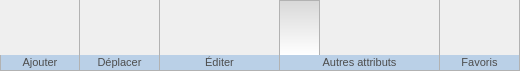
    <widget class="QWidget" name="actionbar" native="true">
     <property name="minimumSize">
      <size>
       <width>0</width>
       <height>71</height>
      </size>
     </property>
     <property name="maximumSize">
      <size>
       <width>16777215</width>
       <height>71</height>
      </size>
     </property>
     <property name="styleSheet">
      <string notr="true">QWidget#actionbar { border:1px solid #B2B2B2}</string>
     </property>
     <layout class="QGridLayout" name="gridLayout_2">
      <property name="leftMargin">
       <number>0</number>
      </property>
      <property name="topMargin">
       <number>0</number>
      </property>
      <property name="rightMargin">
       <number>0</number>
      </property>
      <property name="bottomMargin">
       <number>0</number>
      </property>
      <property name="spacing">
       <number>0</number>
      </property>
      <item row="0" column="4">
       <widget class="QPushButton" name="order_up">
        <property name="enabled">
         <bool>true</bool>
        </property>
        <property name="sizePolicy">
         <sizepolicy hsizetype="Minimum" vsizetype="Minimum">
          <horstretch>0</horstretch>
          <verstretch>0</verstretch>
         </sizepolicy>
        </property>
        <property name="minimumSize">
         <size>
          <width>40</width>
          <height>0</height>
         </size>
        </property>
        <property name="toolTip">
         <string>Monter</string>
        </property>
        <property name="styleSheet">
         <string notr="true">QPushButton{border: 0px solid #B2B2B2; padding-top: 1px; padding-right: 1px; }
QPushButton:hover{border-top-width: 1px; border-right-width: 1px; padding: 0px; background-color: qlineargradient(spread:pad, x1:0, y1:0, x2:0, y2:1, stop:0 #BAD0E7, stop:1 #FFFFFF); }
QPushButton:pressed{border-top-width: 1px; border-right-width: 1px; padding: 0px; background-color: qlineargradient(spread:pad, x1:0, y1:0, x2:0, y2:1, stop:0 #FFFFFF, stop:1 #8FADCC); }</string>
        </property>
        <property name="icon">
         <iconset resource="../icones/icons.qrc">
          <normaloff>:/Images/move_up.svg</normaloff>:/Images/move_up.svg</iconset>
        </property>
        <property name="iconSize">
         <size>
          <width>24</width>
          <height>24</height>
         </size>
        </property>
        <property name="shortcut">
         <string notr="true">Ctrl+Up</string>
        </property>
        <property name="flat">
         <bool>true</bool>
        </property>
       </widget>
      </item>
      <item row="1" column="11" colspan="7">
       <widget class="QLabel" name="order_others_title">
        <property name="sizePolicy">
         <sizepolicy hsizetype="Minimum" vsizetype="Minimum">
          <horstretch>0</horstretch>
          <verstretch>0</verstretch>
         </sizepolicy>
        </property>
        <property name="minimumSize">
         <size>
          <width>0</width>
          <height>16</height>
         </size>
        </property>
        <property name="maximumSize">
         <size>
          <width>16777215</width>
          <height>16</height>
         </size>
        </property>
        <property name="font">
         <font>
          <family>Segoe UI</family>
          <pointsize>8</pointsize>
         </font>
        </property>
        <property name="styleSheet">
         <string notr="true">QLabel{color: #4D4D4D; border:1px solid #B2B2B2; border-top: 0px; border-left: 0px; background: #BAD0E7; padding-left: 5px; padding-right: 5px; }</string>
        </property>
        <property name="text">
         <string>Autres attributs</string>
        </property>
        <property name="alignment">
         <set>Qt::AlignCenter</set>
        </property>
       </widget>
      </item>
      <item row="0" column="15">
       <widget class="QPushButton" name="order_91">
        <property name="sizePolicy">
         <sizepolicy hsizetype="Minimum" vsizetype="Minimum">
          <horstretch>0</horstretch>
          <verstretch>0</verstretch>
         </sizepolicy>
        </property>
        <property name="minimumSize">
         <size>
          <width>40</width>
          <height>0</height>
         </size>
        </property>
        <property name="toolTip">
         <string>Par numéro décroissant</string>
        </property>
        <property name="styleSheet">
         <string notr="true">QPushButton{border: 0px solid #B2B2B2; padding-right: 1px; padding-top: 1px; padding-left: 1px; }
QPushButton:checked{border-top-width: 1px; border-right-width: 1px; border-left-width: 1px; padding: 0px; background-color: qlineargradient(spread:pad, x1:0, y1:0, x2:0, y2:1, stop:0 #D8D8D8, stop:1 #FFFFFF); }
QPushButton:hover{border-top-width: 1px; border-right-width: 1px; border-left-width: 1px; padding: 0px; background-color: qlineargradient(spread:pad, x1:0, y1:0, x2:0, y2:1, stop:0 #BAD0E7, stop:1 #FFFFFF); }</string>
        </property>
        <property name="text">
         <string/>
        </property>
        <property name="icon">
         <iconset resource="../icones/icons.qrc">
          <normaloff>:/Images/91.png</normaloff>:/Images/91.png</iconset>
        </property>
        <property name="iconSize">
         <size>
          <width>24</width>
          <height>24</height>
         </size>
        </property>
        <property name="checkable">
         <bool>true</bool>
        </property>
        <property name="flat">
         <bool>true</bool>
        </property>
        <attribute name="buttonGroup">
         <string notr="true">buttonGroup</string>
        </attribute>
       </widget>
      </item>
      <item row="0" column="17">
       <widget class="QPushButton" name="order_za">
        <property name="sizePolicy">
         <sizepolicy hsizetype="Minimum" vsizetype="Minimum">
          <horstretch>0</horstretch>
          <verstretch>0</verstretch>
         </sizepolicy>
        </property>
        <property name="minimumSize">
         <size>
          <width>40</width>
          <height>0</height>
         </size>
        </property>
        <property name="toolTip">
         <string>Par nom décroissant</string>
        </property>
        <property name="styleSheet">
         <string notr="true">QPushButton{border: 0px solid #B2B2B2; border-right-width: 1px; padding-top: 1px; padding-left: 1px; }
QPushButton:checked{border-top-width: 1px; border-left-width: 1px; padding: 0px; background-color: qlineargradient(spread:pad, x1:0, y1:0, x2:0, y2:1, stop:0 #D8D8D8, stop:1 #FFFFFF); }
QPushButton:hover{border-top-width: 1px; border-left-width: 1px; padding: 0px; background-color: qlineargradient(spread:pad, x1:0, y1:0, x2:0, y2:1, stop:0 #BAD0E7, stop:1 #FFFFFF); }</string>
        </property>
        <property name="text">
         <string/>
        </property>
        <property name="icon">
         <iconset resource="../icones/icons.qrc">
          <normaloff>:/Images/za.png</normaloff>:/Images/za.png</iconset>
        </property>
        <property name="iconSize">
         <size>
          <width>24</width>
          <height>24</height>
         </size>
        </property>
        <property name="checkable">
         <bool>true</bool>
        </property>
        <property name="flat">
         <bool>true</bool>
        </property>
        <attribute name="buttonGroup">
         <string notr="true">buttonGroup</string>
        </attribute>
       </widget>
      </item>
      <item row="1" column="20" colspan="2">
       <widget class="QWidget" name="end_title" native="true">
        <property name="styleSheet">
         <string notr="true">QWidget#end_title{color: #4D4D4D; border:1px solid #B2B2B2; border-top: 0px; border-left: 0px; background: #BAD0E7; padding-left: 5px; padding-right: 5px; }</string>
        </property>
       </widget>
      </item>
      <item row="0" column="19">
       <widget class="QPushButton" name="order_export">
        <property name="enabled">
         <bool>false</bool>
        </property>
        <property name="sizePolicy">
         <sizepolicy hsizetype="Minimum" vsizetype="Minimum">
          <horstretch>0</horstretch>
          <verstretch>0</verstretch>
         </sizepolicy>
        </property>
        <property name="minimumSize">
         <size>
          <width>40</width>
          <height>0</height>
         </size>
        </property>
        <property name="toolTip">
         <string>Enregistrer favoris</string>
        </property>
        <property name="styleSheet">
         <string notr="true">QPushButton{border: 0px solid #B2B2B2; border-right-width: 1px; padding-top: 1px; padding-left: 1px; }
QPushButton:hover{border-top-width: 1px; border-left-width: 1px; padding: 0px; background-color: qlineargradient(spread:pad, x1:0, y1:0, x2:0, y2:1, stop:0 #BAD0E7, stop:1 #FFFFFF); }
QPushButton:pressed{border-top-width: 1px; border-left-width: 1px; padding: 0px; background-color: qlineargradient(spread:pad, x1:0, y1:0, x2:0, y2:1, stop:0 #FFFFFF, stop:1 #8FADCC); }</string>
        </property>
        <property name="text">
         <string/>
        </property>
        <property name="icon">
         <iconset resource="../icones/icons.qrc">
          <normaloff>:/Images/favorite_save.svg</normaloff>:/Images/favorite_save.svg</iconset>
        </property>
        <property name="iconSize">
         <size>
          <width>24</width>
          <height>24</height>
         </size>
        </property>
        <property name="flat">
         <bool>true</bool>
        </property>
       </widget>
      </item>
      <item row="1" column="18" colspan="2">
       <widget class="QLabel" name="order_fav_title">
        <property name="sizePolicy">
         <sizepolicy hsizetype="Minimum" vsizetype="Minimum">
          <horstretch>0</horstretch>
          <verstretch>0</verstretch>
         </sizepolicy>
        </property>
        <property name="minimumSize">
         <size>
          <width>0</width>
          <height>16</height>
         </size>
        </property>
        <property name="maximumSize">
         <size>
          <width>16777215</width>
          <height>16</height>
         </size>
        </property>
        <property name="font">
         <font>
          <family>Segoe UI</family>
          <pointsize>8</pointsize>
         </font>
        </property>
        <property name="styleSheet">
         <string notr="true">QLabel{color: #4D4D4D; border:1px solid #B2B2B2; border-top: 0px; border-left: 0px; background: #BAD0E7; padding-left: 5px; padding-right: 5px; }</string>
        </property>
        <property name="text">
         <string>Favoris</string>
        </property>
        <property name="alignment">
         <set>Qt::AlignCenter</set>
        </property>
       </widget>
      </item>
      <item row="0" column="21">
       <spacer name="horizontalSpacer">
        <property name="orientation">
         <enum>Qt::Horizontal</enum>
        </property>
        <property name="sizeHint" stdset="0">
         <size>
          <width>0</width>
          <height>20</height>
         </size>
        </property>
       </spacer>
      </item>
      <item row="0" column="2">
       <widget class="QPushButton" name="order_add">
        <property name="sizePolicy">
         <sizepolicy hsizetype="Minimum" vsizetype="Minimum">
          <horstretch>0</horstretch>
          <verstretch>0</verstretch>
         </sizepolicy>
        </property>
        <property name="minimumSize">
         <size>
          <width>40</width>
          <height>0</height>
         </size>
        </property>
        <property name="toolTip">
         <string>Ajouter attribut</string>
        </property>
        <property name="styleSheet">
         <string notr="true">QPushButton{border: 0px solid #B2B2B2; padding-top: 1px; padding-right: 1px; padding-left: 1px; }
QPushButton:hover{border-top-width: 1px; border-right-width: 1px; border-left-width: 1px; padding: 0px; background-color: qlineargradient(spread:pad, x1:0, y1:0, x2:0, y2:1, stop:0 #BAD0E7, stop:1 #FFFFFF); }
QPushButton:pressed{border-top-width: 1px; border-right-width: 1px; border-left-width: 1px; padding: 0px; background-color: qlineargradient(spread:pad, x1:0, y1:0, x2:0, y2:1, stop:0 #FFFFFF, stop:1 #8FADCC); }</string>
        </property>
        <property name="text">
         <string/>
        </property>
        <property name="icon">
         <iconset resource="../icones/icons.qrc">
          <normaloff>:/Images/attribute_add.png</normaloff>:/Images/attribute_add.png</iconset>
        </property>
        <property name="iconSize">
         <size>
          <width>24</width>
          <height>24</height>
         </size>
        </property>
        <property name="flat">
         <bool>true</bool>
        </property>
       </widget>
      </item>
      <item row="0" column="6">
       <widget class="QPushButton" name="order_del">
        <property name="sizePolicy">
         <sizepolicy hsizetype="Minimum" vsizetype="Minimum">
          <horstretch>0</horstretch>
          <verstretch>0</verstretch>
         </sizepolicy>
        </property>
        <property name="minimumSize">
         <size>
          <width>40</width>
          <height>0</height>
         </size>
        </property>
        <property name="toolTip">
         <string>Supprimer</string>
        </property>
        <property name="styleSheet">
         <string notr="true">QPushButton{border: 0px solid #B2B2B2; padding-top: 1px; padding-right: 1px; }
QPushButton:hover{border-top-width: 1px; border-right-width: 1px; padding: 0px; background-color: qlineargradient(spread:pad, x1:0, y1:0, x2:0, y2:1, stop:0 #BAD0E7, stop:1 #FFFFFF); }
QPushButton:pressed{border-top-width: 1px; border-right-width: 1px; padding: 0px; background-color: qlineargradient(spread:pad, x1:0, y1:0, x2:0, y2:1, stop:0 #FFFFFF, stop:1 #8FADCC); }</string>
        </property>
        <property name="text">
         <string/>
        </property>
        <property name="icon">
         <iconset resource="../icones/icons.qrc">
          <normaloff>:/Images/delete.svg</normaloff>:/Images/delete.svg</iconset>
        </property>
        <property name="iconSize">
         <size>
          <width>24</width>
          <height>24</height>
         </size>
        </property>
        <property name="shortcut">
         <string notr="true">Del</string>
        </property>
        <property name="flat">
         <bool>true</bool>
        </property>
       </widget>
      </item>
      <item row="0" column="18">
       <widget class="QPushButton" name="order_import">
        <property name="sizePolicy">
         <sizepolicy hsizetype="Minimum" vsizetype="Minimum">
          <horstretch>0</horstretch>
          <verstretch>0</verstretch>
         </sizepolicy>
        </property>
        <property name="minimumSize">
         <size>
          <width>40</width>
          <height>0</height>
         </size>
        </property>
        <property name="toolTip">
         <string>Charger favoris</string>
        </property>
        <property name="styleSheet">
         <string notr="true">QPushButton{border: 0px solid #B2B2B2; padding-top: 1px; padding-right: 1px; }
QPushButton:hover{border-top-width: 1px; border-right-width: 1px; padding: 0px; background-color: qlineargradient(spread:pad, x1:0, y1:0, x2:0, y2:1, stop:0 #BAD0E7, stop:1 #FFFFFF); }
QPushButton:pressed{border-top-width: 1px; border-right-width: 1px; padding: 0px; background-color: qlineargradient(spread:pad, x1:0, y1:0, x2:0, y2:1, stop:0 #FFFFFF, stop:1 #8FADCC); }</string>
        </property>
        <property name="text">
         <string/>
        </property>
        <property name="icon">
         <iconset resource="../icones/icons.qrc">
          <normaloff>:/Images/favorite_open.svg</normaloff>:/Images/favorite_open.svg</iconset>
        </property>
        <property name="iconSize">
         <size>
          <width>22</width>
          <height>22</height>
         </size>
        </property>
        <property name="flat">
         <bool>true</bool>
        </property>
       </widget>
      </item>
      <item row="0" column="8">
       <widget class="QPushButton" name="order_paste">
        <property name="enabled">
         <bool>true</bool>
        </property>
        <property name="sizePolicy">
         <sizepolicy hsizetype="Minimum" vsizetype="Minimum">
          <horstretch>0</horstretch>
          <verstretch>0</verstretch>
         </sizepolicy>
        </property>
        <property name="minimumSize">
         <size>
          <width>40</width>
          <height>0</height>
         </size>
        </property>
        <property name="toolTip">
         <string>Coller</string>
        </property>
        <property name="styleSheet">
         <string notr="true">QPushButton{border: 0px solid #B2B2B2; border-right-width: 1px; padding-top: 1px; padding-left: 1px; }
QPushButton:hover{border-top-width: 1px; border-left-width: 1px; padding: 0px; background-color: qlineargradient(spread:pad, x1:0, y1:0, x2:0, y2:1, stop:0 #BAD0E7, stop:1 #FFFFFF); }
QPushButton:pressed{border-top-width: 1px; border-left-width: 1px; padding: 0px; background-color: qlineargradient(spread:pad, x1:0, y1:0, x2:0, y2:1, stop:0 #FFFFFF, stop:1 #8FADCC); }</string>
        </property>
        <property name="icon">
         <iconset resource="../icones/icons.qrc">
          <normaloff>:/Images/paste.svg</normaloff>:/Images/paste.svg</iconset>
        </property>
        <property name="iconSize">
         <size>
          <width>24</width>
          <height>24</height>
         </size>
        </property>
        <property name="shortcut">
         <string notr="true">Ctrl+V</string>
        </property>
        <property name="flat">
         <bool>true</bool>
        </property>
       </widget>
      </item>
      <item row="0" column="3">
       <widget class="QPushButton" name="order_add_auto">
        <property name="sizePolicy">
         <sizepolicy hsizetype="Minimum" vsizetype="Minimum">
          <horstretch>0</horstretch>
          <verstretch>0</verstretch>
         </sizepolicy>
        </property>
        <property name="minimumSize">
         <size>
          <width>40</width>
          <height>55</height>
         </size>
        </property>
        <property name="toolTip">
         <string>Ajouter tous les attributs de ce catalogue</string>
        </property>
        <property name="styleSheet">
         <string notr="true">QPushButton{border: 0px solid #B2B2B2; border-right-width: 1px; padding-top: 1px; padding-left: 1px; }
QPushButton:hover{border-top-width: 1px; border-left-width: 1px; padding: 0px; background-color: qlineargradient(spread:pad, x1:0, y1:0, x2:0, y2:1, stop:0 #BAD0E7, stop:1 #FFFFFF); }
QPushButton:pressed{border-top-width: 1px; border-left-width: 1px; padding: 0px; background-color: qlineargradient(spread:pad, x1:0, y1:0, x2:0, y2:1, stop:0 #FFFFFF, stop:1 #8FADCC); }</string>
        </property>
        <property name="text">
         <string/>
        </property>
        <property name="icon">
         <iconset resource="../icones/icons.qrc">
          <normaloff>:/Images/attribute_add_auto.png</normaloff>:/Images/attribute_add_auto.png</iconset>
        </property>
        <property name="iconSize">
         <size>
          <width>24</width>
          <height>24</height>
         </size>
        </property>
        <property name="flat">
         <bool>true</bool>
        </property>
        <attribute name="buttonGroup">
         <string notr="true">buttonGroup</string>
        </attribute>
       </widget>
      </item>
      <item row="1" column="2" colspan="2">
       <widget class="QLabel" name="order_add_title">
        <property name="sizePolicy">
         <sizepolicy hsizetype="Minimum" vsizetype="Minimum">
          <horstretch>0</horstretch>
          <verstretch>0</verstretch>
         </sizepolicy>
        </property>
        <property name="minimumSize">
         <size>
          <width>0</width>
          <height>16</height>
         </size>
        </property>
        <property name="maximumSize">
         <size>
          <width>16777215</width>
          <height>16</height>
         </size>
        </property>
        <property name="font">
         <font>
          <family>Segoe UI</family>
          <pointsize>8</pointsize>
         </font>
        </property>
        <property name="styleSheet">
         <string notr="true">QLabel{color: #4D4D4D; border:1px solid #B2B2B2; border-top: 0px; background: #BAD0E7; padding-left: 5px; padding-right: 5px; }</string>
        </property>
        <property name="text">
         <string>Ajouter</string>
        </property>
        <property name="alignment">
         <set>Qt::AlignCenter</set>
        </property>
       </widget>
      </item>
      <item row="0" column="14">
       <widget class="QPushButton" name="order_19">
        <property name="sizePolicy">
         <sizepolicy hsizetype="Minimum" vsizetype="Minimum">
          <horstretch>0</horstretch>
          <verstretch>0</verstretch>
         </sizepolicy>
        </property>
        <property name="minimumSize">
         <size>
          <width>40</width>
          <height>55</height>
         </size>
        </property>
        <property name="toolTip">
         <string>Par numéro croissant</string>
        </property>
        <property name="styleSheet">
         <string notr="true">QPushButton{border: 0px solid #B2B2B2; padding-right: 1px; padding-top: 1px; padding-right: 1px; }
QPushButton:checked{border-top-width: 1px; border-right-width: 1px; padding: 0px; background-color: qlineargradient(spread:pad, x1:0, y1:0, x2:0, y2:1, stop:0 #D8D8D8, stop:1 #FFFFFF); }
QPushButton:hover{border-top-width: 1px; border-right-width: 1px; padding: 0px; background-color: qlineargradient(spread:pad, x1:0, y1:0, x2:0, y2:1, stop:0 #BAD0E7, stop:1 #FFFFFF); }</string>
        </property>
        <property name="text">
         <string/>
        </property>
        <property name="icon">
         <iconset resource="../icones/icons.qrc">
          <normaloff>:/Images/19.png</normaloff>:/Images/19.png</iconset>
        </property>
        <property name="iconSize">
         <size>
          <width>24</width>
          <height>24</height>
         </size>
        </property>
        <property name="checkable">
         <bool>true</bool>
        </property>
        <property name="checked">
         <bool>true</bool>
        </property>
        <property name="flat">
         <bool>true</bool>
        </property>
        <attribute name="buttonGroup">
         <string notr="true">buttonGroup</string>
        </attribute>
       </widget>
      </item>
      <item row="0" column="7">
       <widget class="QPushButton" name="order_cut">
        <property name="enabled">
         <bool>true</bool>
        </property>
        <property name="sizePolicy">
         <sizepolicy hsizetype="Minimum" vsizetype="Minimum">
          <horstretch>0</horstretch>
          <verstretch>0</verstretch>
         </sizepolicy>
        </property>
        <property name="minimumSize">
         <size>
          <width>40</width>
          <height>0</height>
         </size>
        </property>
        <property name="toolTip">
         <string>Couper</string>
        </property>
        <property name="styleSheet">
         <string notr="true">QPushButton{border: 0px solid #B2B2B2; padding-top: 1px; padding-right: 1px; padding-left: 1px; }
QPushButton:hover{border-top-width: 1px; border-right-width: 1px;  border-left-width: 1px; padding: 0px; background-color: qlineargradient(spread:pad, x1:0, y1:0, x2:0, y2:1, stop:0 #BAD0E7, stop:1 #FFFFFF); }
QPushButton:pressed{border-top-width: 1px; border-right-width: 1px;  border-left-width: 1px; padding: 0px; background-color: qlineargradient(spread:pad, x1:0, y1:0, x2:0, y2:1, stop:0 #FFFFFF, stop:1 #8FADCC); }</string>
        </property>
        <property name="icon">
         <iconset resource="../icones/icons.qrc">
          <normaloff>:/Images/cut.svg</normaloff>:/Images/cut.svg</iconset>
        </property>
        <property name="iconSize">
         <size>
          <width>24</width>
          <height>24</height>
         </size>
        </property>
        <property name="shortcut">
         <string notr="true">Ctrl+X</string>
        </property>
        <property name="flat">
         <bool>true</bool>
        </property>
       </widget>
      </item>
      <item row="0" column="16">
       <widget class="QPushButton" name="order_az">
        <property name="sizePolicy">
         <sizepolicy hsizetype="Minimum" vsizetype="Minimum">
          <horstretch>0</horstretch>
          <verstretch>0</verstretch>
         </sizepolicy>
        </property>
        <property name="minimumSize">
         <size>
          <width>40</width>
          <height>0</height>
         </size>
        </property>
        <property name="toolTip">
         <string>Par nom croissant</string>
        </property>
        <property name="styleSheet">
         <string notr="true">QPushButton{border: 0px solid #B2B2B2; padding-right: 1px; padding-top: 1px; padding-left: 1px; }
QPushButton:checked{border-top-width: 1px; border-right-width: 1px; border-left-width: 1px; padding: 0px; background-color: qlineargradient(spread:pad, x1:0, y1:0, x2:0, y2:1, stop:0 #D8D8D8, stop:1 #FFFFFF); }
QPushButton:hover{border-top-width: 1px; border-right-width: 1px; border-left-width: 1px; padding: 0px; background-color: qlineargradient(spread:pad, x1:0, y1:0, x2:0, y2:1, stop:0 #BAD0E7, stop:1 #FFFFFF); }</string>
        </property>
        <property name="text">
         <string/>
        </property>
        <property name="icon">
         <iconset resource="../icones/icons.qrc">
          <normaloff>:/Images/az.png</normaloff>:/Images/az.png</iconset>
        </property>
        <property name="iconSize">
         <size>
          <width>24</width>
          <height>24</height>
         </size>
        </property>
        <property name="checkable">
         <bool>true</bool>
        </property>
        <property name="flat">
         <bool>true</bool>
        </property>
        <attribute name="buttonGroup">
         <string notr="true">buttonGroup</string>
        </attribute>
       </widget>
      </item>
      <item row="1" column="6" colspan="3">
       <widget class="QLabel" name="order_edit_title">
        <property name="sizePolicy">
         <sizepolicy hsizetype="Minimum" vsizetype="Minimum">
          <horstretch>0</horstretch>
          <verstretch>0</verstretch>
         </sizepolicy>
        </property>
        <property name="minimumSize">
         <size>
          <width>0</width>
          <height>16</height>
         </size>
        </property>
        <property name="maximumSize">
         <size>
          <width>16777215</width>
          <height>16</height>
         </size>
        </property>
        <property name="font">
         <font>
          <family>Segoe UI</family>
          <pointsize>8</pointsize>
         </font>
        </property>
        <property name="styleSheet">
         <string notr="true">QLabel{color: #4D4D4D; border:1px solid #B2B2B2; border-top: 0px; border-left: 0px; background: #BAD0E7; padding-left: 5px; padding-right: 5px; }</string>
        </property>
        <property name="text">
         <string>Éditer</string>
        </property>
        <property name="alignment">
         <set>Qt::AlignCenter</set>
        </property>
       </widget>
      </item>
      <item row="0" column="5">
       <widget class="QPushButton" name="order_down">
        <property name="enabled">
         <bool>true</bool>
        </property>
        <property name="sizePolicy">
         <sizepolicy hsizetype="Minimum" vsizetype="Minimum">
          <horstretch>0</horstretch>
          <verstretch>0</verstretch>
         </sizepolicy>
        </property>
        <property name="minimumSize">
         <size>
          <width>40</width>
          <height>0</height>
         </size>
        </property>
        <property name="toolTip">
         <string>Descendre</string>
        </property>
        <property name="styleSheet">
         <string notr="true">QPushButton{border: 0px solid #B2B2B2; border-right-width: 1px; padding-top: 1px; padding-left: 1px; }
QPushButton:hover{border-top-width: 1px; border-left-width: 1px; padding: 0px; background-color: qlineargradient(spread:pad, x1:0, y1:0, x2:0, y2:1, stop:0 #BAD0E7, stop:1 #FFFFFF); }
QPushButton:pressed{border-top-width: 1px; border-left-width: 1px; padding: 0px; background-color: qlineargradient(spread:pad, x1:0, y1:0, x2:0, y2:1, stop:0 #FFFFFF, stop:1 #8FADCC); }</string>
        </property>
        <property name="icon">
         <iconset resource="../icones/icons.qrc">
          <normaloff>:/Images/move_down.svg</normaloff>:/Images/move_down.svg</iconset>
        </property>
        <property name="iconSize">
         <size>
          <width>24</width>
          <height>24</height>
         </size>
        </property>
        <property name="shortcut">
         <string notr="true">Ctrl+Down</string>
        </property>
        <property name="flat">
         <bool>true</bool>
        </property>
       </widget>
      </item>
      <item row="1" column="4" colspan="2">
       <widget class="QLabel" name="order_move_title">
        <property name="sizePolicy">
         <sizepolicy hsizetype="Minimum" vsizetype="Minimum">
          <horstretch>0</horstretch>
          <verstretch>0</verstretch>
         </sizepolicy>
        </property>
        <property name="minimumSize">
         <size>
          <width>0</width>
          <height>16</height>
         </size>
        </property>
        <property name="maximumSize">
         <size>
          <width>16777215</width>
          <height>16</height>
         </size>
        </property>
        <property name="font">
         <font>
          <family>Segoe UI</family>
          <pointsize>8</pointsize>
         </font>
        </property>
        <property name="styleSheet">
         <string notr="true">QLabel{color: #4D4D4D; border:1px solid #B2B2B2; border-top: 0px; border-left: 0px; background: #BAD0E7; padding-left: 5px; padding-right: 5px; }</string>
        </property>
        <property name="text">
         <string>Déplacer</string>
        </property>
        <property name="alignment">
         <set>Qt::AlignCenter</set>
        </property>
       </widget>
      </item>
     </layout>
    </widget>
